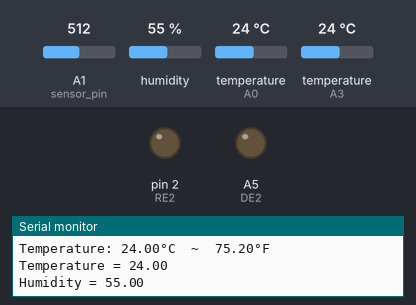
Simulated run of this sketch. Board: Arduino Uno, built with avr-gcc and run on an emulated ATmega328P. Shown: output pins drawn as LEDs (lit = HIGH), the last lines printed to the serial monitor. The test bench sets the inputs (shaded band); at power-on: A1 (sensor_pin) = 512, humidity 55 %, temperature (sensors on A0, A3) 24 °C. No radio packets arrive unless stated; pins used as bus, display or sensor lines are not drawn.

Above: at 1.4 s.
At 3.21 s:
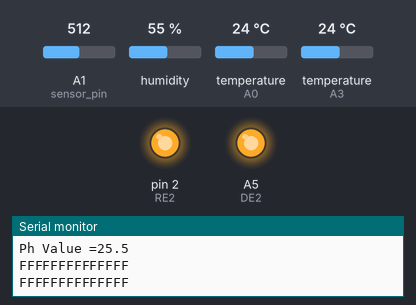
Timing chart, 0 to 8.2 s (numbered marks = the images above):
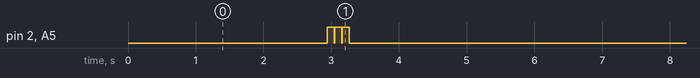

Measured:
- by itself, pin 2 (RE2), A5 (DE2): repeats every 6.3 s: 2 × (LOW 0.01 s, HIGH 0.10 s), LOW 6.0 s, HIGH 0.10 s

The sketch:

abdullahFYP.ino
```cpp
#include <OneWire.h>
#include <DallasTemperature.h>
#include <DFRobot_DHT11.h>
#include <dht.h>
#include <SoftwareSerial.h>
#include <Wire.h>
#include <SPI.h>
#include <LoRa.h>


dht DHT;
const int SENSOR_PIN = A0; // Arduino pin connected to DS18B20 sensor's DQ pin
int counter=0;
OneWire oneWire(SENSOR_PIN);         // setup a oneWire instance
DallasTemperature tempSensor(&oneWire); // pass oneWire to DallasTemperature library
const byte ph[] = {0x01, 0x03, 0x00, 0x00, 0x00, 0x01, 0x84, 0x0A};
const byte nitro[] = {0x01,0x03, 0x00, 0x1e, 0x00, 0x01, 0xe4, 0x0c};
const byte phos[] = {0x01,0x03, 0x00, 0x1f, 0x00, 0x01, 0xb5, 0xcc};
const byte pota[] = {0x01,0x03, 0x00, 0x20, 0x00, 0x01, 0x85, 0xc0};

float tempCelsius;
float tempFahrenheit;
byte values[11];
const int sensor_pin = A1;                                        // A1 of SOIL MOISTURE SENSOR

#define DHT11_PIN A3                                              //  DHT11 PIN
#define RE 6                                                     // RE of PH
#define DE 5                                                      // DE of PH
SoftwareSerial mod(7,4);                                         // RO and DI of PH

#define RE2 2                                                     // RE of NPK
#define DE2 A5                                                     // DE of NPK
SoftwareSerial mod2(3,A4);                                          // RO and DI of NPK

void setup() {
  // put your setup code here, to run once:
  tempSensor.begin();
  Serial.begin(9600);
  mod.begin(4800);
  //mod2.begin(4800);
  pinMode(RE, OUTPUT);
  pinMode(DE, OUTPUT);

  pinMode(RE2, OUTPUT);
  pinMode(DE2, OUTPUT);

  while (!Serial);

  Serial.println("LoRa Sender");

  if (!LoRa.begin(433E6)) {
    Serial.println("Starting LoRa failed!");
    while (1);
  }


}

void loop() {

  byte val1,val2,val3;
  byte val;
  float moisture_percentage;
  int sensor_analog;


  tempSensor.requestTemperatures();             // send the command to get temperatures
  tempCelsius = tempSensor.getTempCByIndex(0);  // read temperature in Celsius
  tempFahrenheit = (tempCelsius * 9 / 5 + 32); // convert Celsius to Fahrenheit
  Serial.print("Temperature: ");
  Serial.print(tempCelsius);    // print the temperature in Celsius
  Serial.print("°C");
  Serial.print("  ~  ");        // separator between Celsius and Fahrenheit
  Serial.print(tempFahrenheit); // print the temperature in Fahrenheit
  Serial.println("°F");

  delay(500);

  int chk = DHT.read11(DHT11_PIN);                // dht OUTPUT
  Serial.print("Temperature = ");
  Serial.println(DHT.temperature);
  Serial.print("Humidity = ");
  Serial.println(DHT.humidity);
  delay(500);

  sensor_analog = analogRead(sensor_pin);
  moisture_percentage = ( 100 - ( (sensor_analog/1023.00) * 100 ) );
  Serial.print("Moisture Percentage = ");
  Serial.print(moisture_percentage);
  Serial.print("%\n");
  delay(500);


  digitalWrite(DE, HIGH);
  digitalWrite(RE, HIGH);
  delay(100);
  if (mod.write(ph, sizeof(ph)) == 8)
  {
    digitalWrite(DE, LOW);
    digitalWrite(RE, LOW);
    for (byte i = 0; i < 11; i++)
    {
      values[i] = mod.read();
      //Serial.print(values[i], HEX);
    }

  }
  float soil_ph = float(values[4]) / 10;


   Serial.print("Ph Value =");
   Serial.println(soil_ph, 1);
   delay(500);


  val1 = nitrogen();           // NPK Nitrogen Values
  delay(10);
  val2 = phosphorous();         // NPK Phosphorous Value
  delay(10);
  val3 = potassium();           // NPK Potassium Value
  delay(10);

  Serial.print("Nitrogen: ");
  Serial.print(val1);
  Serial.println(" mg/kg");
  Serial.print("Phosphorous: ");
  Serial.print(val2);
  Serial.println(" mg/kg");
  Serial.print("Potassium: ");
  Serial.print(val3);
  Serial.println(" mg/kg");
  delay(3000);

  LoRa.beginPacket();
  LoRa.print("hello ");
  LoRa.print(tempCelsius);
  LoRa.endPacket();
  Serial.println("packet sent");


}

byte nitrogen(){
  digitalWrite(DE2,HIGH);
  digitalWrite(RE2,HIGH);
  delay(100);
  if(mod2.write(nitro,sizeof(nitro))==8){
    digitalWrite(DE2,LOW);
    digitalWrite(RE2,LOW);
    for(byte i=0;i<7;i++){
    //Serial.print(mod2.read(),HEX);
    values[i] = mod2.read();
    Serial.print(values[i],HEX);
    }
    Serial.println();
  }
  return values[4];
}

byte phosphorous(){
  digitalWrite(DE2,HIGH);
  digitalWrite(RE2,HIGH);
  delay(100);
  if(mod2.write(phos,sizeof(phos))==8){
    digitalWrite(DE2,LOW);
    digitalWrite(RE2,LOW);
    for(byte i=0;i<7;i++){
    //Serial.print(mod.read(),HEX);
    values[i] = mod2.read();
    Serial.print(values[i],HEX);
    }
    Serial.println();
  }
  return values[4];
}

byte potassium(){
  digitalWrite(DE2,HIGH);
  digitalWrite(RE2,HIGH);
  delay(100);
  if(mod2.write(pota,sizeof(pota))==8){
    digitalWrite(DE2,LOW);
    digitalWrite(RE2,LOW);
    for(byte i=0;i<7;i++){
    //Serial.print(mod.read(),HEX);
    values[i] = mod2.read();
    Serial.print(values[i],HEX);
    }
    Serial.println();
  }
  return values[4];


  delay(5000);
}
```
